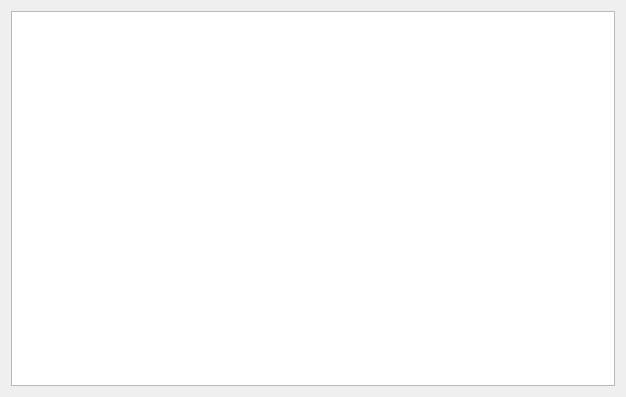
<?xml version="1.0" encoding="UTF-8"?>
<ui version="4.0">
 <class>PGNDialog</class>
 <widget class="QDialog" name="PGNDialog">
  <property name="geometry">
   <rect>
    <x>0</x>
    <y>0</y>
    <width>626</width>
    <height>397</height>
   </rect>
  </property>
  <property name="windowTitle">
   <string>PGN</string>
  </property>
  <layout class="QVBoxLayout" name="verticalLayout">
   <item>
    <widget class="QTextEdit" name="pgnEdit">
     <property name="undoRedoEnabled">
      <bool>false</bool>
     </property>
     <property name="readOnly">
      <bool>true</bool>
     </property>
    </widget>
   </item>
  </layout>
 </widget>
 <resources/>
 <connections/>
</ui>
